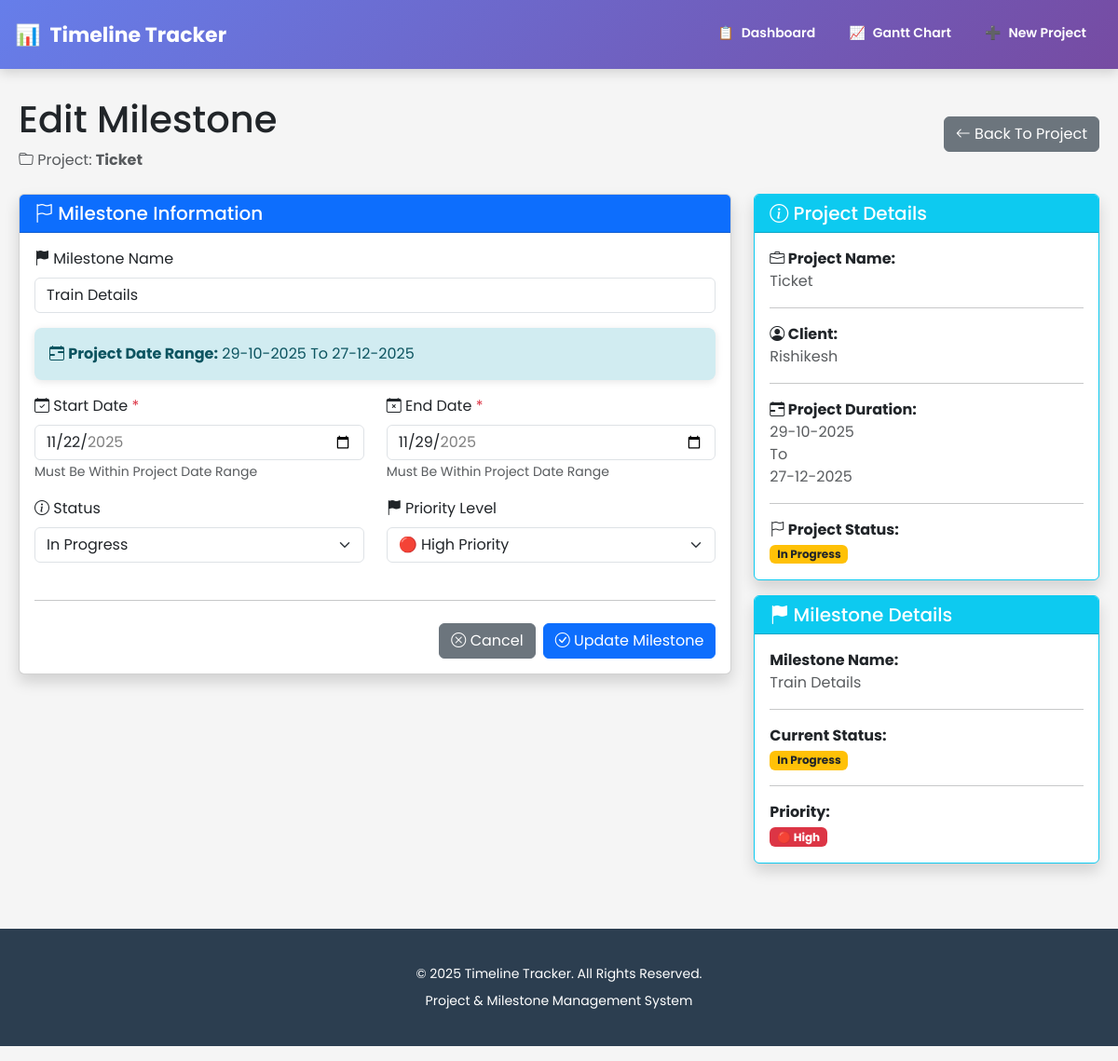
The page /edit-milestone/8 on the database as committed earlier.
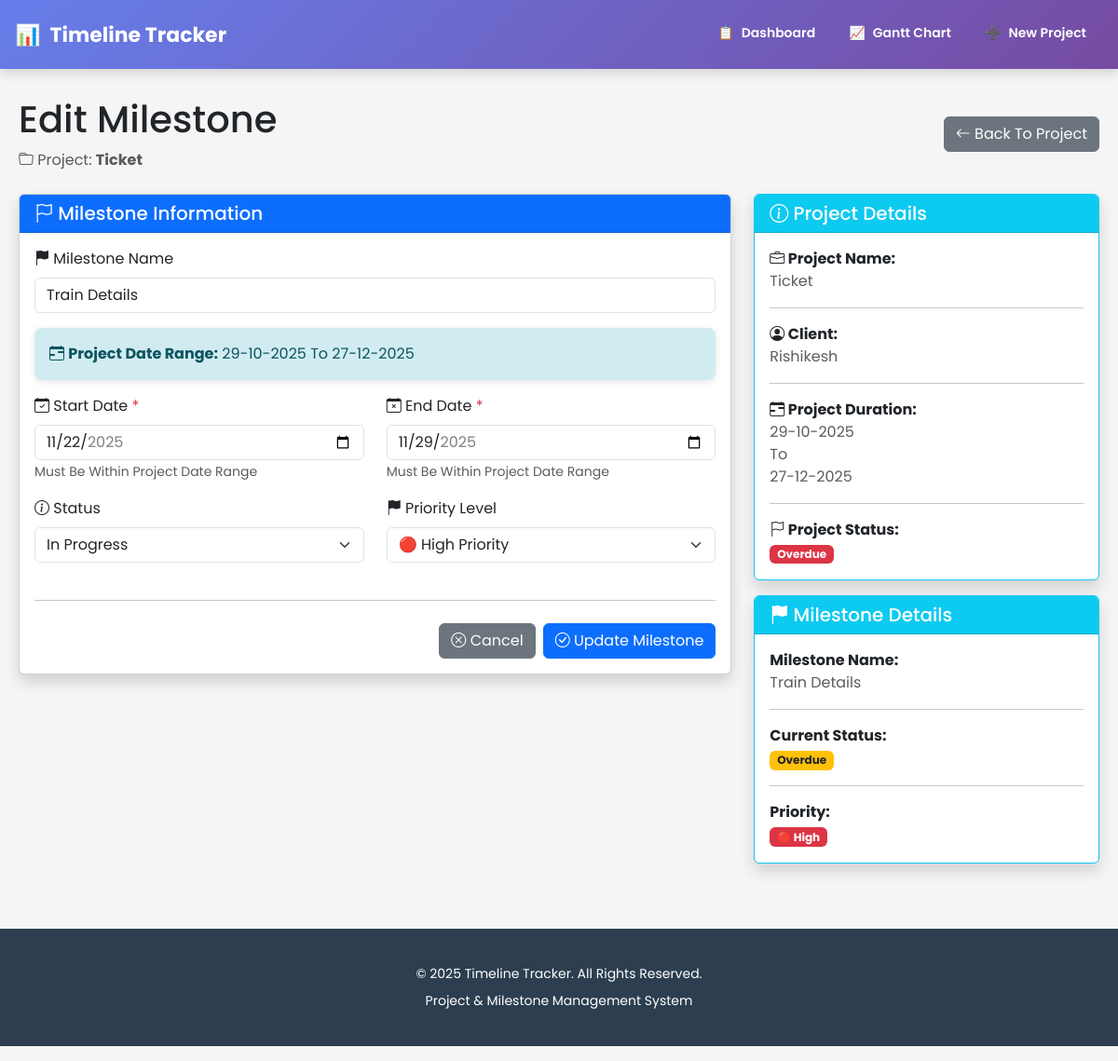
The same page on the database as committed later.
### app.py (models this page shows, shortened)
class Milestone(db.Model):
    id = db.Column(db.Integer, primary_key=True)
    project_id = db.Column(db.Integer, db.ForeignKey('project.id'), nullable=False)
    milestone_name = db.Column(db.String(200), nullable=False)
    start_date = db.Column(db.Date, nullable=False)
    end_date = db.Column(db.Date, nullable=False)
    status = db.Column(db.String(50), default='Not Started')
    priority = db.Column(db.String(20), default='Medium')

### app.py (the view, shortened to what this page needs)
@app.route('/edit-milestone/<int:milestone_id>', methods=['GET', 'POST'])
def edit_milestone(milestone_id):
    milestone = Milestone.query.get_or_404(milestone_id)
    project_id = milestone.project_id
    project = Project.query.get_or_404(project_id)
    return render_template('edit_milestone.html', milestone=milestone, project=project)

### templates/edit_milestone.html (shortened to what the changed rows need)
{% extends "base.html" %}
{% block content %}
<div class="row mb-4">
    <div class="col-12">
        <div class="d-flex justify-content-between align-items-center">
            <div>
                <h1 class="mb-2"> Edit Milestone</h1>
            </div>
        </div>
    </div>
</div>
<div class="row">
    <div class="col-lg-8">
        <div class="card shadow">
            <div class="card-body">
                <form method="POST" action="/edit-milestone/{{ milestone.id }}">
                    <div class="mb-3">
                        <label for="milestonename" class="form-label">
                            <i class="bi bi-flag-fill"></i> Milestone Name
                        </label>
                        <input type="text" class="form-control" id="milestonename"
                               name="milestonename" value="{{ milestone.milestone_name }}" required>
                    </div>
                    <div class="row">
                        <div class="col-md-6 mb-3">
                            <label for="startdate" class="form-label">
                                <i class="bi bi-calendar-check"></i> Start Date
                                <span class="text-danger">*</span>
                            </label>
                            <input type="date"
                                   class="form-control"
                                   id="startdate"
                                   name="startdate"
                                   value="{{ milestone.start_date.strftime('%Y-%m-%d') }}"
                                   min="{{ project.start_date.strftime('%Y-%m-%d') }}"
                                   max="{{ project.end_date.strftime('%Y-%m-%d') }}"
                                   required>
                            <small class="text-muted">Must Be Within Project Date Range</small>
                        </div>
                        <div class="col-md-6 mb-3">
                            <label for="enddate" class="form-label">
                                <i class="bi bi-calendar-x"></i> End Date
                                <span class="text-danger">*</span>
                            </label>
                            <input type="date"
                                   class="form-control"
                                   id="enddate"
                                   name="enddate"
                                   value="{{ milestone.end_date.strftime('%Y-%m-%d') }}"
                                   min="{{ project.start_date.strftime('%Y-%m-%d') }}"
                                   max="{{ project.end_date.strftime('%Y-%m-%d') }}"
                                   required>
                            <small class="text-muted">Must Be Within Project Date Range</small>
                        </div>
                    </div>
                    <div class="row">
                        <div class="col-md-6 mb-3">
                            <label for="status" class="form-label">
                                <i class="bi bi-info-circle"></i> Status
                            </label>
                            <select class="form-select" id="status" name="status" required>
                                <option value="In Progress" {% if milestone.status == "In Progress" %}selected{% endif %}>In Progress</option>
                            </select>
                        </div>
                        <div class="col-md-6 mb-3">
                            <label for="priority" class="form-label">
                                <i class="bi bi-flag-fill"></i> Priority Level
                            </label>
                            <select class="form-select" id="priority" name="priority" required>
                                <option value="High" {% if milestone.priority == "High" %}selected{% endif %}>🔴 High Priority</option>
                            </select>
                        </div>
                    </div>
                </form>
            </div>
        </div>
    </div>
    <div class="col-lg-4">
        <div class="card shadow border-info">
            <div class="card-body">
                <div class="mb-0">
                    <strong><i class="bi bi-flag"></i> Project Status:</strong><br>
                    {% if project.status == "Completed" %}
                        <span class="badge bg-success mt-1">Completed</span>
                    {% elif project.status == "Overdue" %}
                        <span class="badge bg-danger mt-1">Overdue</span>
                    {% elif project.status == "In Progress" %}
                        <span class="badge bg-warning text-dark mt-1">In Progress</span>
                    {% else %}
                        <span class="badge bg-secondary mt-1">Not Started</span>
                    {% endif %}
                </div>
            </div>
        </div>
        <div class="card shadow border-info mt-3">
            <div class="card-body">
                <div class="mb-3">
                    <strong>Milestone Name:</strong>
                    <p class="text-muted mb-0">{{ milestone.milestone_name }}</p>
                </div>
                <div class="mb-3">
                    <strong>Current Status:</strong><br>
                    {% if milestone.status == "Completed" %}
                        <span class="badge bg-success mt-1">Completed</span>
                    {% else %}
                        <span class="badge bg-warning text-dark mt-1">{{ milestone.status }}</span>
                    {% endif %}
                </div>
            </div>
        </div>
    </div>
</div>
{% endblock %}

Rows that differ between the two databases and show on the page:
changed Project "Ticket": status "In Progress" → "Overdue" (drawn)
changed Milestone "Train Details": status "In Progress" → "Overdue"; status "In Progress" → (not shown)
Other text that changed with them:
form field status: (not shown) → "In Progress"
text no longer shown: "In Progress"
text now shown: "Overdue"
